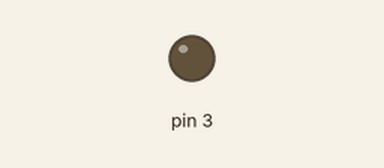
Recording of a sketch running on a simulated Arduino Uno, built with avr-gcc and run on an emulated ATmega328P. Shown: output pins drawn as LEDs (lit = HIGH).

Above: at 0.5 s.
At 12.5 s:
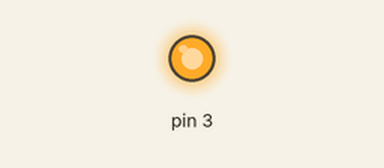
Timing chart, 0 to 14.3 s (numbered marks = the images above):
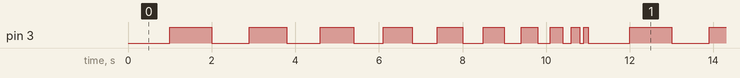

Measured:
- by itself, pin 3: repeats every 11.0 s: LOW 0.90 s, HIGH 0.90 s, LOW 0.80 s, HIGH 0.80 s, LOW 0.70 s, HIGH 0.70 s, LOW 0.60 s, HIGH 0.60 s, LOW 0.50 s, HIGH 0.50 s, LOW 0.40 s, HIGH 0.40 s, LOW 0.30 s, HIGH 0.30 s, LOW 0.20 s, HIGH 0.20 s, LOW 0.10 s, HIGH 0.10 s, LOW 1.0 s, HIGH 1.0 s
- by itself, everything shown: repeats every 11.0 s, in 20 steps

The sketch:

01-led-piscando.ino
```cpp
int tempo = 1000;

void setup() {
  pinMode(3, OUTPUT);


}


void loop() {


  digitalWrite(3, LOW);

  delay(tempo);

  digitalWrite(3, HIGH);

  delay(tempo);

  tempo = tempo - 100;

  if (tempo < 100){
    tempo = 1000;
  }


}
```
